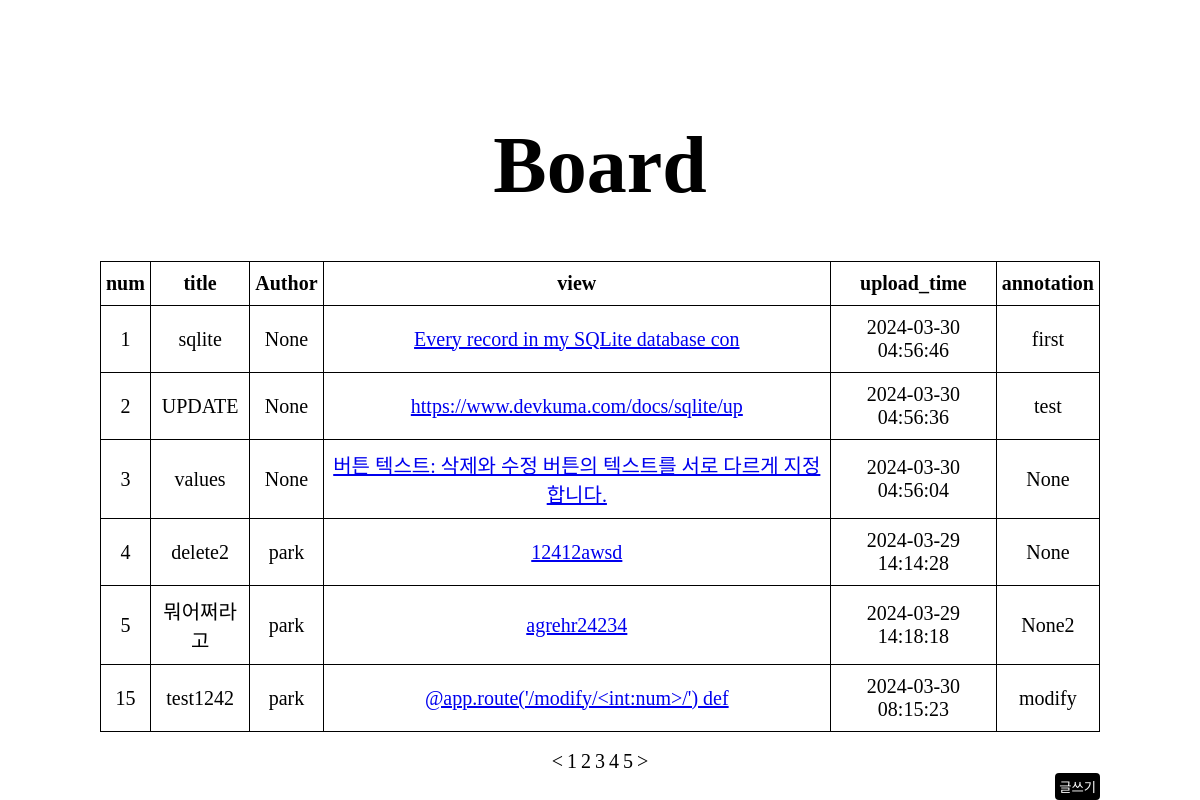
Page /write_board on the earlier database version.
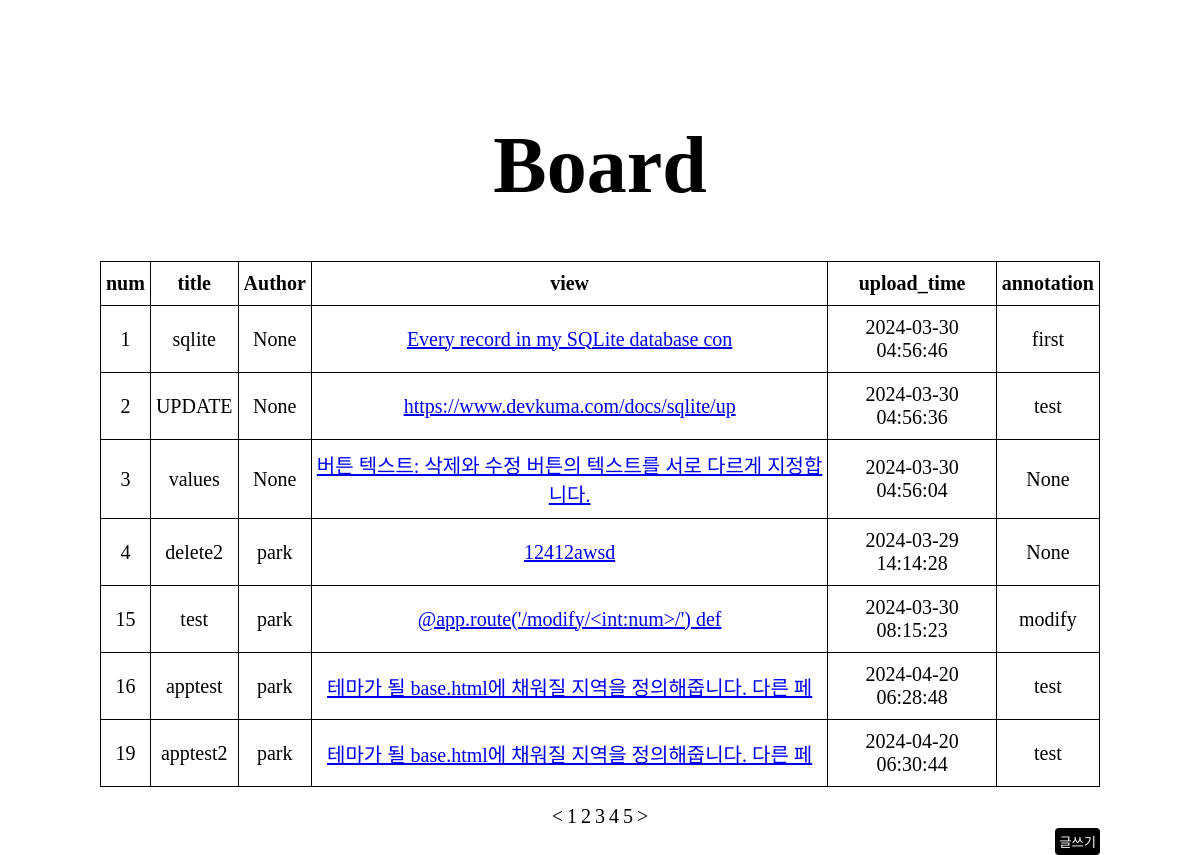
Same page on the later database version.
### tables this page shows
CREATE TABLE content (id INTEGER PRIMARY KEY ASC AUTOINCREMENT, title varchar (50), writer varchar (50), content varchar (200), date TEXT CONSTRAINT real_time DEFAULT (CURRENT_TIMESTAMP), annotation TEXT (50));

### routes/views.py (the view)
@views.route('/write_board')
def write_board():
    info = my_db.select_all(table_name="content")
    return render_template("writeboard/writer_board.html", data=info)

### my_db.py (called while the page is built)
def connect_db():
    return sqlite3.connect('mydb.db')

def select_all(table_name): # 전체 데이터 확인
    ret = list()
    try:
        db = connect_db()
        c = db.cursor()
        c.execute(f'SELECT * FROM {table_name}')
        ret = c.fetchall()
    except Exception as e:
        print('db error:', e)
    finally:
        db.close()
        return ret

### website/templates/writeboard/writer_board.html (shortened to what this page needs)
<!DOCTYPE html>
<html lang="en">
<head>
    <link rel="stylesheet" href="../static/css/writer_board.css"/>
</head>
<body>
    <div class="logo"><h2>Board</h2></div>
    <div class="container">
        <div class="table_contaioner">
            <table>
                <tr>
                    <th>num</th>
                    <th>title</th>
                    <th>Author</th>
                    <th>view</th>
                    <th>upload_time</th>
                    <th>annotation</th>
                </tr>
                {% for i in data %}
                <tr>
                    <td>{{ i[0] }}</td>
                    <td>{{ i[1] }}</td>
                    <td>{{ i[2] }}</td>
                    <td><a href="/update/{{ i[0] }}">{{ i[3][:38] }}</a></td>
                    <td>{{ i[4] }}</td>
                    <td>{{ i[5] }}</td>
                </tr>
                {% endfor %}
            </table>
        </div>
    <br>
        <div class="nav_horiz">
            <ul>
                <li><a href="#"></a><</li>
                <li><a href="#"></a>1</li>
                <li><a href="#"></a>2</li>
                <li><a href="#"></a>3</li>
                <li><a href="#"></a>4</li>
                <li><a href="#"></a>5</li>
                <li><a href="#"></a>></li>
            </ul>
        </div>
        <div class="write">
            <form action="/write">
                <button type="submit">글쓰기</button>
            </form>
        </div>
    </div>
</body>
</html>

### website/static/css/writer_board.css (style rules this page uses)
* { margin: 0; padding: 0; }
table, th, td { border-collapse: collapse; border: 1px solid #000; font-size: 20px; padding: 10px 5px; overflow: hidden; }
h2 { font-size: 80px; text-align: center; margin-top: 10%; }
table { margin: auto; }
.table_contaioner { margin: 0 auto; width: 1000px; }
.container { text-align: center; margin: 0 auto; position: relative; margin-top: 50px; width: 1200px; }
.nav_horiz li { display: inline-block; font-size: 20px; }
.write { display: inline; float: right; margin-right: 100px; }
.write button { border: 1px; border-radius: 4px; padding: 4px; background-color: #000; color: #fff; }

Differences in the rows shown:
removed content: id "5", title "뭐어쩌라고", writer "park", content "agrehr24234", date "2024-03-29 14:18:18", annotation "None2"
changed content "@app.route('/modify/<int:num>/') def": title "test1242" → "test"
added content: id "16", title "apptest", writer "park", content "테마가 될 base.html에 채워질 지역을 정의해줍니다. 다른 페", date "2024-04-20 06:28:48", annotation "test"
added content: id "19", title "apptest2", writer "park", content "테마가 될 base.html에 채워질 지역을 정의해줍니다. 다른 페", date "2024-04-20 06:30:44", annotation "test"
